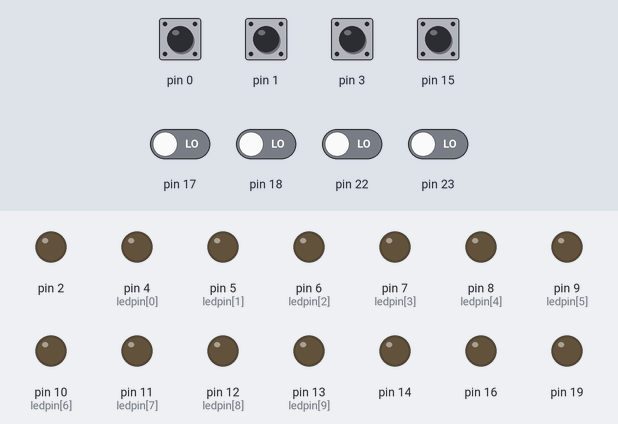
A sketch run on a simulated Arduino Uno, built with avr-gcc and run on an emulated ATmega328P. Shown: output pins drawn as LEDs (lit = HIGH). Inputs (shaded band) come from the test bench; at power-on: pin 0, pin 1, pin 3, pin 15 HIGH, pin 17, pin 18, pin 22, pin 23 LOW.

Above: at 1.55 s.
At 2.5 s:
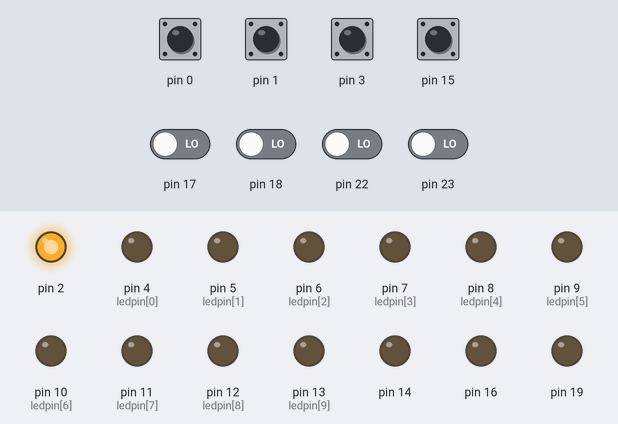
At 4.8 s:
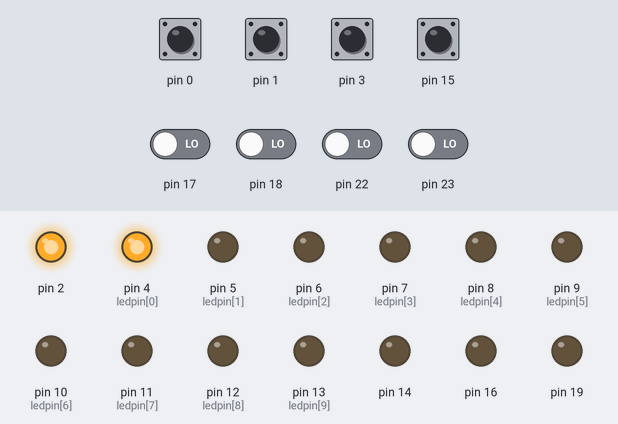
At 30.1 s:
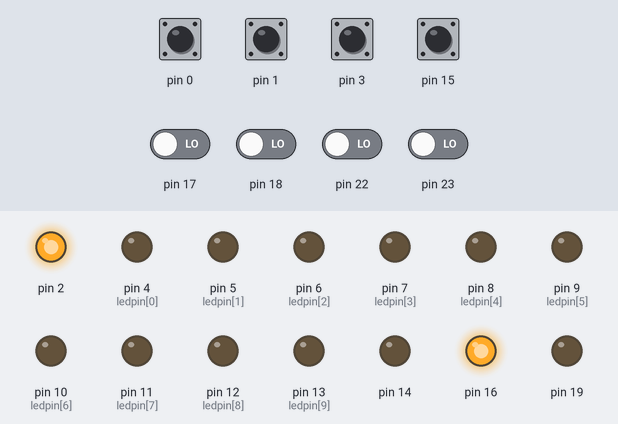
Timing chart, 0 to 40.0 s (numbered marks = the images above):
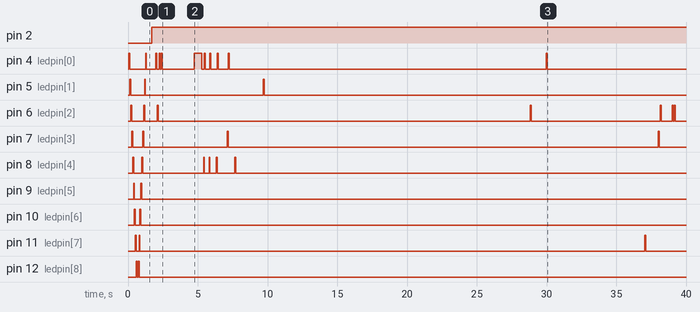

Measured:
- by itself, pin 2: LOW → HIGH at 1.7 s
- by itself, pin 5 (ledpin[1]): goes HIGH 0.07 s, LOW 0.99 s, HIGH 0.07 s, LOW 8.5 s, HIGH 0.07 s, then LOW
- by itself, pin 9 (ledpin[5]): alternates HIGH for 0.07 s and LOW for 0.46 s, 4 changes in all, then stays LOW
- by itself, pin 10 (ledpin[6]): alternates HIGH for 0.07 s and LOW for 0.33 s, 4 changes in all, then stays LOW
- by itself, pin 11 (ledpin[7]): goes HIGH 0.07 s, LOW 0.20 s, HIGH 0.07 s, LOW 36.2 s, HIGH 0.07 s, then LOW
- by itself, pin 12 (ledpin[8]): alternates HIGH for 0.07 s and LOW for 0.07 s, 4 changes in all, then stays LOW
- by itself, pin 13 (ledpin[9]): LOW → HIGH at 0.66 s, → LOW 0.07 s later
- by itself, pin 16: LOW → HIGH at 6.1 s

The sketch:

LED_chase_effect.ino
```cpp
/*code to simulate an LED chase effect
requirements:
10 red LEDs
10 current limiting resistors
breadboard
connecting wires

*/
byte ledpin[] = {4,5,6,7,8,9,10,11,12,13};
int ledDelay = 65;
int direction = 1;
int currentLED = 0;
unsigned long changeTime;
void setup() {
  for(int x=0;x<10;x++){
    pinMode(ledpin[x],OUTPUT);
  }
  changeTime = millis();

}

void loop() {
  if((millis()-changeTime) > ledDelay){
    changeLED();
    changeTime = millis();
  }

}
void changeLED(){
  //turn off all LEDs
  for(int x =0;x<10;x++){
    digitalWrite(ledpin[x],LOW);
  }
  //turn on the current LED
  digitalWrite(ledpin[currentLED],HIGH);
  //increment by the direction
  currentLED += direction;
//change direction when we reach the end
   if(currentLED == 9){direction = -1;}
   if(currentLED == 0){direction = -1;}
}
```
